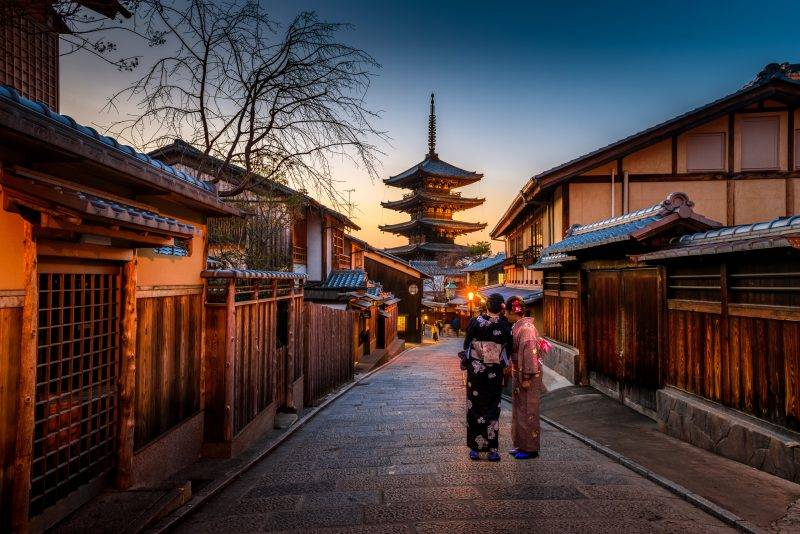
#> input picture lab1/cv23_lab1_part12_material/kyoto_edges.jpg, 800 x 534 px
$ python edge_detection_real.py
#> lines starting #> are read from the running program, lines starting #| are printed output that depends on the picture; after the words box and inside, x2 and y2 are one past the last pixel; in counts of white or black regions, pixels touching at a corner belong together; long printed decimals are rounded
### lab1/edge_detection_utils.py
import numpy as np
import cv2
from intro_utils import myfilter

def EdgeDetect(image, sigma, theta, method):
    if (not (method == "linear" or method == "nonlinear")):
        print("Error: method has to be either \"linear\" or \"nonlinear\"")
        exit(2)

    gaussf = myfilter(sigma, "gaussian")
    smooth = cv2.filter2D(image, -1, gaussf)
    cross = cv2.getStructuringElement(cv2.MORPH_CROSS, (3,3))
    if (method == "linear"):
        # construct the laplacian of gaussian kernel
        # and use it to filter the image
        logfilter = myfilter(sigma, "log")
        imgloged = cv2.filter2D(image, -1, logfilter)
    elif (method == "nonlinear"):
        # Perform morphological operations using
        # the cross structuring element
        imgloged = cv2.dilate(smooth, cross) + cv2.erode(smooth, cross) - 2*smooth

    # the imgloged variable is visible only if one of the if blocks
    # get executed. hopefully, this always happens
    L = imgloged

    # type uin8 is needed for compatibility with the
    # dilate and erode functions. otherwise, the matrix's
    # elements would have boolean type.
    X = (L > 0).astype(np.uint8)
    Y = (cv2.dilate(X, cross)) - (cv2.erode(X, cross))

    gradx, grady = np.gradient(smooth)
    grad = np.abs(gradx + 1j * grady)
    D = ((Y == 1) & (grad > (theta * np.max(grad))))
    return D

def QualityMetric(real, computed):
    # use the following names for compatibility
    # with the project's guide.
    T = real
    D = computed
    DT = (D & T)
    # the matrices are supposed to be boolean
    # therefore the sum() functions counts the
    # elements that are true / 1.
    cardT = T.sum()
    cardD = D.sum()
    cardDT = DT.sum()

    prTD = cardDT/cardT
    prDT = cardDT/cardD

    C = (prDT + prTD)/2
    return C

### lab1/intro_utils.py
import cv2
import numpy as np
from cv23_lab1_part2_utils import disk_strel

def getpsnr(image, noisestd):
    return 20*np.log10((np.max(image)-np.min(image))/noisestd)

def getstd(image, psnr):
    return (np.max(image)-np.min(image))/(10**(psnr/20))

def my2dconv(image, kernel):
    ix, iy = image.shape
    nx, ny = kernel.shape
    result = np.zeros((ix + nx - 1, iy + ny - 1))
    padded = np.pad(image, [(nx//2, nx//2),(ny//2,ny//2)], mode='constant')
    for i in range(nx//2, ix + nx//2):
        for j in range(ny//2, iy + ny//2):
            result[i,j] = np.sum(padded[i-nx//2:i+nx//2+1,j-ny//2:j+ny//2+1] * kernel)
    return result[nx//2:ix+nx//2, ny//2:iy+ny//2]

def myfilter(sigma, method):
    if (not (method == "gaussian" or method == "log")):
        print("Error: method has to be either \"gaussian\" or \"log\"")
        exit(2)
    n = int(2*np.ceil(3*sigma)+1)
    gauss1D = cv2.getGaussianKernel(n, sigma) # Column vector
    gauss2D = gauss1D @ gauss1D.T # Symmetric gaussian kernel
    if (method == "gaussian"):
        return gauss2D
    laplacian = np.array([[0,1,0],
        [1,-4,1],
        [0,1,0]])
    # perform the convolution between the gaussian kernel
    # and the laplacian, in order to create the log kernel
    logkernel = my2dconv(gauss2D, laplacian)
    return logkernel

# [62 lines left out: functions smooth_gradient, InterestPointCoord, LogMetric, not called in this run]

### lab1/edge_detection_real.py
import numpy as np
import matplotlib.pyplot as plt
import cv2
from edge_detection_utils import EdgeDetect
from edge_detection_utils import QualityMetric

# TESTED AND WORKING

def edgedetectreal():
    # read image and normalize it
    kyoto = cv2.imread("cv23_lab1_part12_material/kyoto_edges.jpg", cv2.IMREAD_GRAYSCALE)
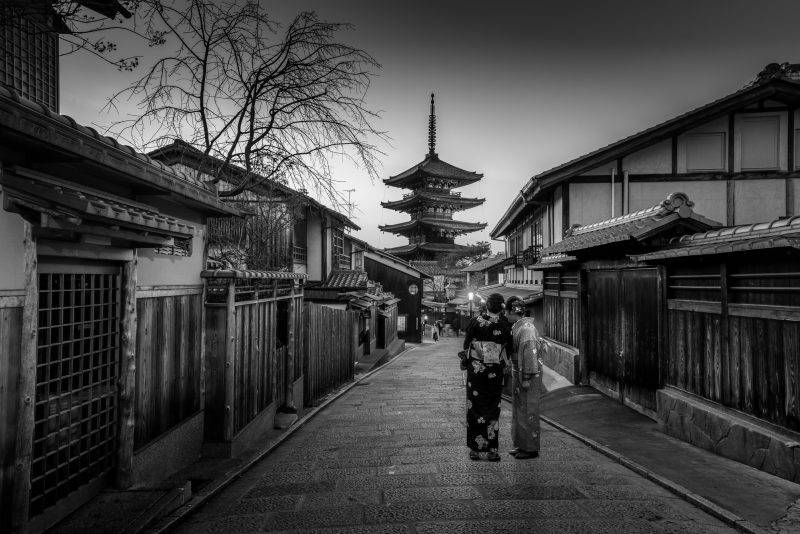
#> kyoto: shape (534, 800); min 0, max 255, mean 68.4
    kyoto = kyoto.astype(np.float64)/kyoto.max()

    # play around with sigma and theta
    # big sigma => much smoothing => not fine details
    # big theta => less edges, small theta => many edges

    sigma = 0.3
    theta = 0.2
    thetareal = 0.23

    N1 = EdgeDetect(kyoto, sigma, theta, "linear")
#> in EdgeDetect, `X = (L > 0).astype(np.uint8)`:
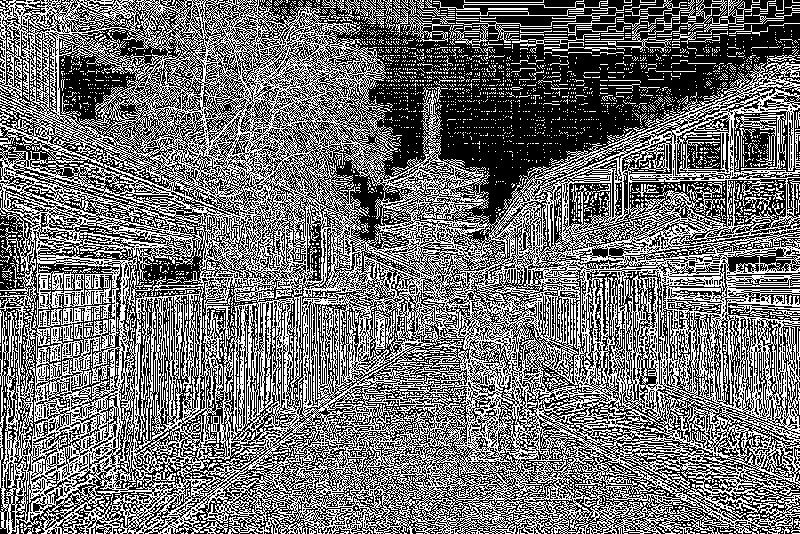
#> X: shape (534, 800); values 0 (black) and 1 (white), 44.2% white in thin lines or dots
#> in EdgeDetect, `Y = (cv2.dilate(X, cross)) - (cv2.erode(X, cross))`: Y: shape (534, 800); values 0 (black) and 1 (white), 88.7% white; 9421 black regions (9248 under 20 px), largest, box (x1, y1, x2, y2) and area: (439, 52, 723, 224) 13242, (646, 14, 800, 71) 2565, (369, 85, 425, 176) 1984
#> in EdgeDetect, `gradx, grady = np.gradient(smooth)`:
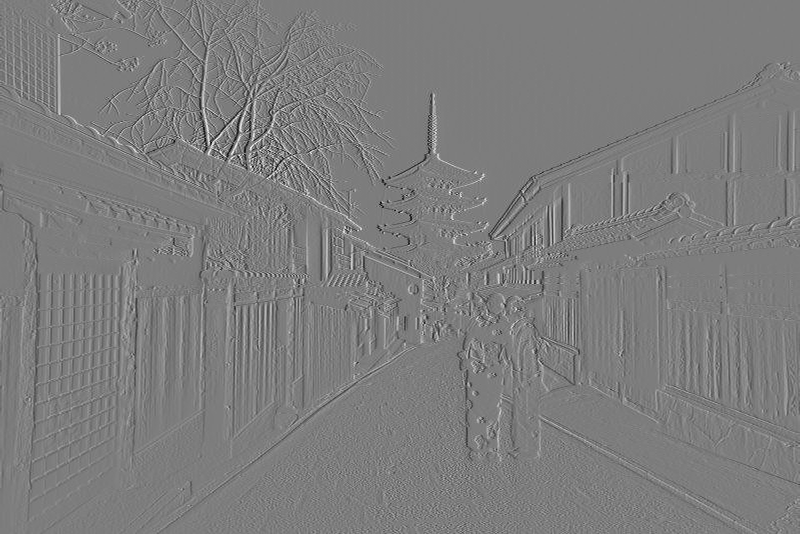
#> grady: shape (534, 800) float64; min -0.443, max 0.458, mean -3.8e-05; drawn with min black and max white
#> in EdgeDetect, `D = ((Y == 1) & (grad > (theta * np.max(grad))))`: D: shape (534, 800) bool; 10% white in thin lines or dots
    N2 = EdgeDetect(kyoto, sigma, theta, "nonlinear")
#> call 2 of EdgeDetect, with sigma = 0.3, theta = 0.2, method = 'nonlinear'
#> in EdgeDetect (call 2), `X = (L > 0).astype(np.uint8)`:
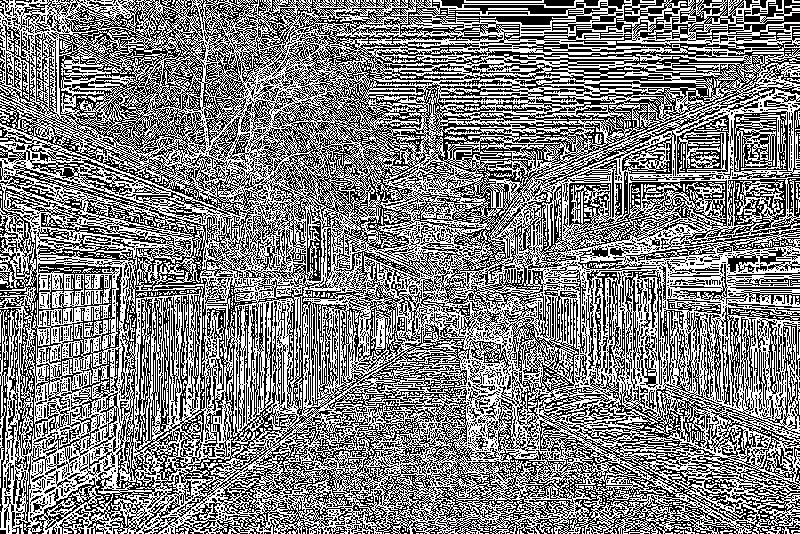
#> X: shape (534, 800); values 0 (black) and 1 (white), 50.6% white; black in thin lines or dots
#> in EdgeDetect (call 2), `Y = (cv2.dilate(X, cross)) - (cv2.erode(X, cross))`:
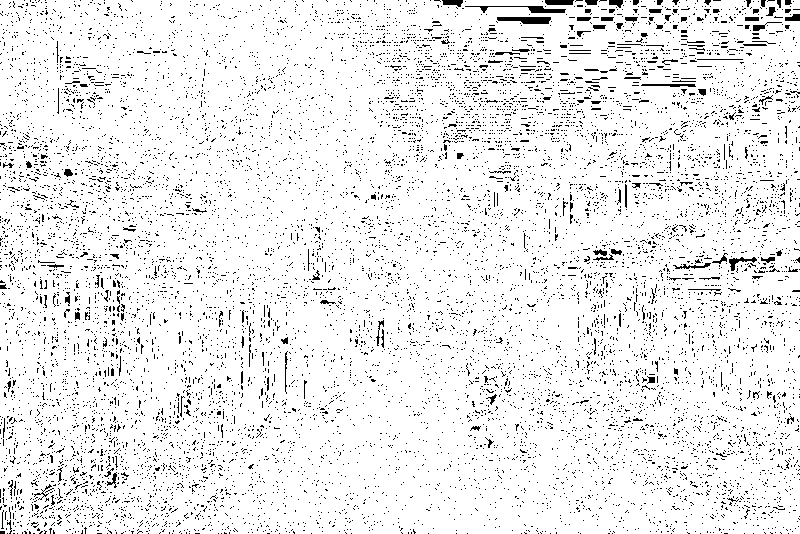
#> Y: shape (534, 800); values 0 (black) and 1 (white), 93% white; black in thin lines or dots
#> in EdgeDetect (call 2), `D = ((Y == 1) & (grad > (theta * np.max(grad))))`: D: shape (534, 800) bool; 10% white in thin lines or dots

    # the non linear method gives the best results,
    # therefore we name it D and continue our evaluation
    D = N2
    cross = cv2.getStructuringElement(cv2.MORPH_CROSS, (3,3))
    M = cv2.dilate(kyoto, cross) - cv2.erode(kyoto, cross)
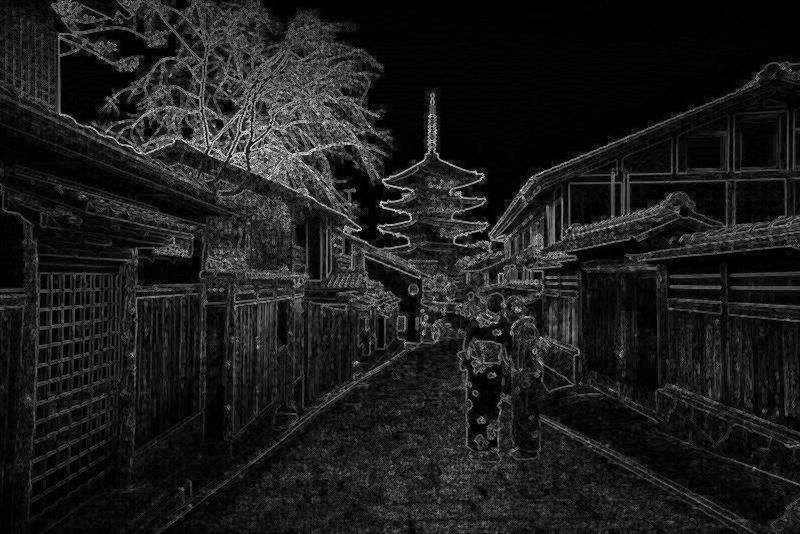
#> M: shape (534, 800) float64; min 0, max 0.937, mean 0.112
    T = ( M > thetareal ).astype(np.uint8)
#> T: shape (534, 800); values 0 (black) and 1 (white), 14.2% white in thin lines or dots

    fig, axs = plt.subplots(2,2)
    axs[0, 0].imshow(kyoto, cmap='gray')
    axs[0, 0].set_title("Noised Image")
    axs[0, 1].imshow(T, cmap='gray')
    axs[0, 1].set_title("Actual Edges")
    axs[1, 0].imshow(N1, cmap='gray')
    axs[1, 0].set_title("Linear edge detection")
    axs[1, 1].imshow(N2, cmap='gray')
    axs[1, 1].set_title("Non Linear edge detection")
    plt.show(block=False)
    plt.pause(0.01)

    C = QualityMetric(T, D)
#> in QualityMetric, `DT = (D & T)`:
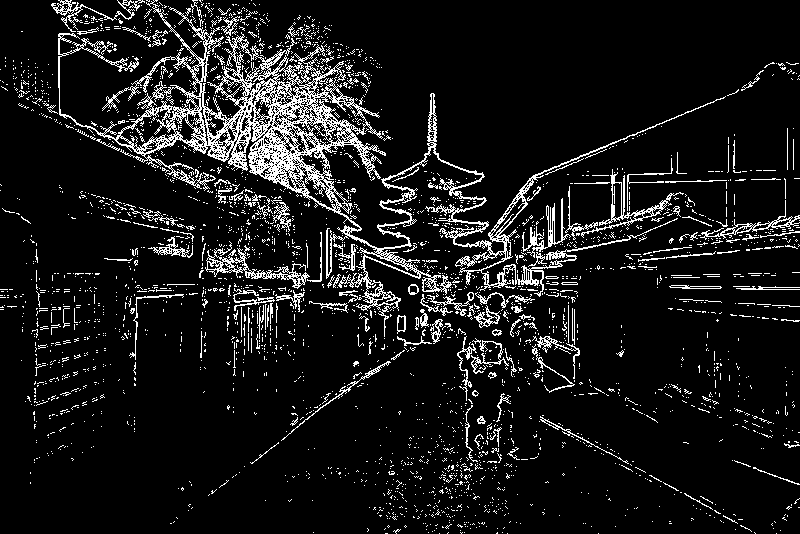
#> DT: shape (534, 800); values 0 (black) and 1 (white), 9.6% white in thin lines or dots
#> in QualityMetric, `cardT = T.sum()`: cardT = 60754
#> in QualityMetric, `cardD = D.sum()`: cardD = 42843
#> in QualityMetric, `cardDT = DT.sum()`: cardDT = 41135
#> in QualityMetric, `prTD = cardDT/cardT`: prTD = 0.677
#> in QualityMetric, `prDT = cardDT/cardD`: prDT = 0.96
#> in QualityMetric, `C = (prDT + prTD)/2`: C = 0.819
#> C = 0.819
    print(f"The quality criterion of the linear edge detection is C = {C}")
#| The quality criterion of the linear edge detection is C = 0.8186
    C = QualityMetric(T, N1)
    print(f"The quality criterion of the non linear edge detection is C = {C}")
#| The quality criterion of the non linear edge detection is C = 0.8189

edgedetectreal()
plt.show()
